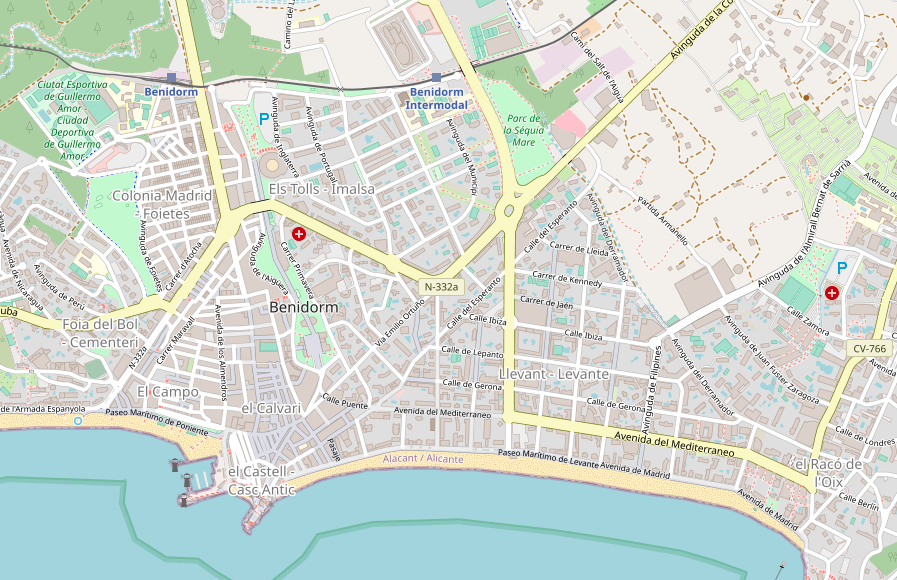
#> input picture examples/sample_background.png, 897 x 580 px
$ python simulation.py
#> lines starting #> are read from the running program, lines starting #| are printed output that depends on the picture
### heatmap/heatmap_generator.py
"""
Heatmap Generator Module

This module provides functionality for generating heatmaps using Kernel Density
Estimation (KDE) with a quartic kernel. It supports both point cloud data and
JSON-based coordinate input.
"""

import json
import logging
import math
from typing import List, Tuple, Union

import matplotlib.pyplot as plt
import numpy as np
from numpy.typing import NDArray

# Get logger for this module
logger = logging.getLogger(__name__)


# [37 lines left out: function get_coordinates, not called in this run]


def kde_quartic(distance: float, bandwidth: float) -> float:
    """
    Calculate intensity using quartic kernel for Kernel Density Estimation.

    The quartic kernel is defined as: K(u) = (1 - u^2)^2 for |u| <= 1

    Args:
        distance: Distance from the point
        bandwidth: Bandwidth parameter (smoothing parameter)

    Returns:
        Kernel density value
    """
    normalized_distance = distance / bandwidth
    kernel_value = (1 - normalized_distance ** 2) ** 2
    return kernel_value


def create_meshgrid(
    x: Union[List[float], NDArray],
    y: Union[List[float], NDArray],
    grid_size: float,
    bandwidth: float
) -> Tuple[NDArray, NDArray, NDArray, NDArray]:
    """
    Generate a meshgrid for heatmap calculation.

    Args:
        x: X coordinates of data points
        y: Y coordinates of data points
        grid_size: Size of grid cells
        bandwidth: Bandwidth parameter for extending grid boundaries

    Returns:
        Tuple of (xc, yc, x_mesh, y_mesh) where:
            - xc, yc: Center coordinates of grid cells
            - x_mesh, y_mesh: Meshgrid arrays
    """
    x_min = min(x)
    x_max = max(x)
    y_min = min(y)
    y_max = max(y)

    x_grid = np.arange(x_min - bandwidth, x_max + bandwidth, grid_size)
    y_grid = np.arange(y_min - bandwidth, y_max + bandwidth, grid_size)
    x_mesh, y_mesh = np.meshgrid(x_grid, y_grid)

    xc = x_mesh + (grid_size / 2)
    yc = y_mesh + (grid_size / 2)

    return xc, yc, x_mesh, y_mesh


def calculate_intensity(
    x: Union[List[float], NDArray],
    y: Union[List[float], NDArray],
    xc: NDArray,
    yc: NDArray,
    bandwidth: float
) -> NDArray:
    """
    Calculate intensity values for heatmap using KDE.

    Args:
        x: X coordinates of data points
        y: Y coordinates of data points
        xc: X coordinates of grid cell centers
        yc: Y coordinates of grid cell centers
        bandwidth: Bandwidth parameter for KDE

    Returns:
        2D numpy array of intensity values
    """
#> called with x = array of shape (100,), y = array of shape (100,), xc = array of shape (12, 12), yc = array of shape (12, 12), bandwidth = 10
    intensity_list = []

    for j in range(len(xc)):
        intensity_row = []
        for k in range(len(xc[0])):
            kde_values = []

            for i in range(len(x)):
                # Calculate Euclidean distance
                distance = math.sqrt((xc[j][k] - x[i]) ** 2 + (yc[j][k] - y[i]) ** 2)

                if distance <= bandwidth:
                    kde_value = kde_quartic(distance, bandwidth)
                else:
                    kde_value = 0

                kde_values.append(kde_value)

            # Sum all intensity values for this grid cell
            total_intensity = sum(kde_values)
            intensity_row.append(total_intensity)

        intensity_list.append(intensity_row)

    intensity = np.array(intensity_list)
    logger.info(f"Calculated intensity matrix of shape {intensity.shape}")

    return intensity


def normalize_alpha(intensity: NDArray) -> NDArray:
    """
    Normalize intensity values to [0, 1] range for alpha channel.

    Args:
        intensity: 2D array of intensity values

    Returns:
        Normalized intensity values
    """
    if intensity.max() == intensity.min():
        logger.warning("Constant intensity values detected, returning zeros")
        return np.zeros_like(intensity)

    normalized = (intensity - intensity.min()) / (intensity.max() - intensity.min())
    return normalized


def save_heatmap(
    output_path: str,
    x_mesh: NDArray,
    y_mesh: NDArray,
    intensity: NDArray,
    alpha: NDArray,
    colormap: str = 'jet',
    interpolation: str = 'gaussian'
) -> None:
    """
    Save heatmap visualization to file.

    Args:
        output_path: Path to save the heatmap image
        x_mesh: X coordinates meshgrid
        y_mesh: Y coordinates meshgrid
        intensity: Intensity values
        alpha: Alpha channel values
        colormap: Matplotlib colormap name (default: 'jet')
        interpolation: Interpolation method (default: 'gaussian')
    """
#> called with output_path = 'output/frame0.png', x_mesh = array of shape (12, 12), y_mesh = array of shape (12, 12), intensity = array of shape (12, 12), alpha = array of shape (12, 12), colormap = 'jet', interpolation = 'gaussian'
    fig, ax = plt.subplots()

    ax.imshow(intensity, cmap=colormap, interpolation=interpolation, alpha=alpha)
    ax.set_xlim(0, len(x_mesh))
    ax.set_ylim(0, len(y_mesh))
    ax.axis('off')
    ax.set_aspect('equal')

    # Remove white border
    fig.subplots_adjust(left=0, right=1, bottom=0, top=1)
    fig.savefig(output_path, transparent=True)
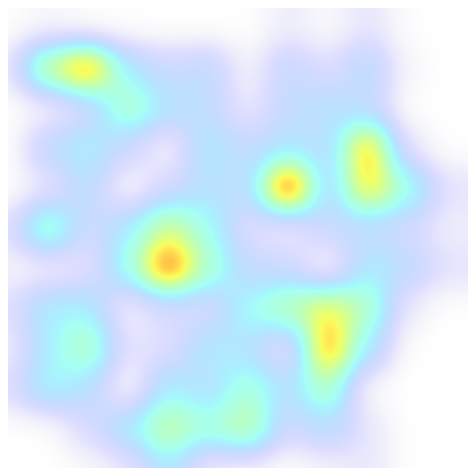
#> figure drawn by matplotlib, 1 panel
    plt.close(fig)

    logger.info(f"Heatmap saved to {output_path}")


# [24 lines left out: function create_heatmap, not called in this run]


def create_heatmap_from_points(
    output_path: str,
    x: Union[List[float], NDArray],
    y: Union[List[float], NDArray],
    grid_size: float = 10.0,
    bandwidth: float = 10.0,
    colormap: str = 'jet',
    interpolation: str = 'gaussian'
) -> None:
    """
    Create a heatmap from point cloud data.

    Args:
        output_path: Path to save the output heatmap image
        x: X coordinates of data points
        y: Y coordinates of data points
        grid_size: Size of grid cells (default: 10.0)
        bandwidth: Bandwidth parameter for KDE (default: 10.0)
        colormap: Matplotlib colormap name (default: 'jet')
        interpolation: Interpolation method (default: 'gaussian')
    """
    xc, yc, x_mesh, y_mesh = create_meshgrid(x, y, grid_size, bandwidth)
    intensity = calculate_intensity(x, y, xc, yc, bandwidth)
    alpha = normalize_alpha(intensity)
    save_heatmap(output_path, x_mesh, y_mesh, intensity, alpha, colormap, interpolation)

### animation/images.py
"""
Image Manipulation Module

This module provides functionality for overlaying images, useful for
compositing heatmaps onto background maps.
"""

import logging
from typing import Optional, Tuple
from PIL import Image

logger = logging.getLogger(__name__)


def overlay_images(
    background_path: str,
    overlay_path: str,
    output_path: str,
    crop_box: Optional[Tuple[int, int, int, int]] = None
) -> None:
    """
    Overlay a transparent image onto a background image.

    Args:
        background_path: Path to the background image
        overlay_path: Path to the overlay image (should have transparency)
        output_path: Path to save the composite image
        crop_box: Optional tuple (left, top, right, bottom) for cropping the result.
                 If None, uses default crop (80, 22, 540, 480)

    Raises:
        FileNotFoundError: If input images do not exist
        IOError: If there's an error reading or writing images
    """
#> called with background_path = 'examples/sample_background.png', overlay_path = 'output/frame0.png', output_path = 'output/frame0.png'
    try:
        with Image.open(background_path) as background:
#> background is the input picture: PIL image 897x580 RGBA; mean R, G, B, A 209.5, 218.5, 210.7, 255
            with Image.open(overlay_path) as overlay:
                # Create a copy to avoid modifying the original
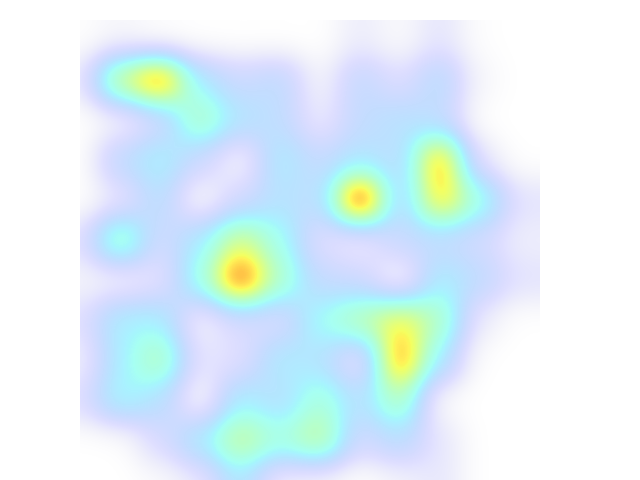
#> overlay: PIL image 640x480 RGBA; mean R, G, B, A 100, 159.3, 232.6, 38.6; transparent parts drawn white
                composite = background.copy()
                composite.paste(overlay, mask=overlay)
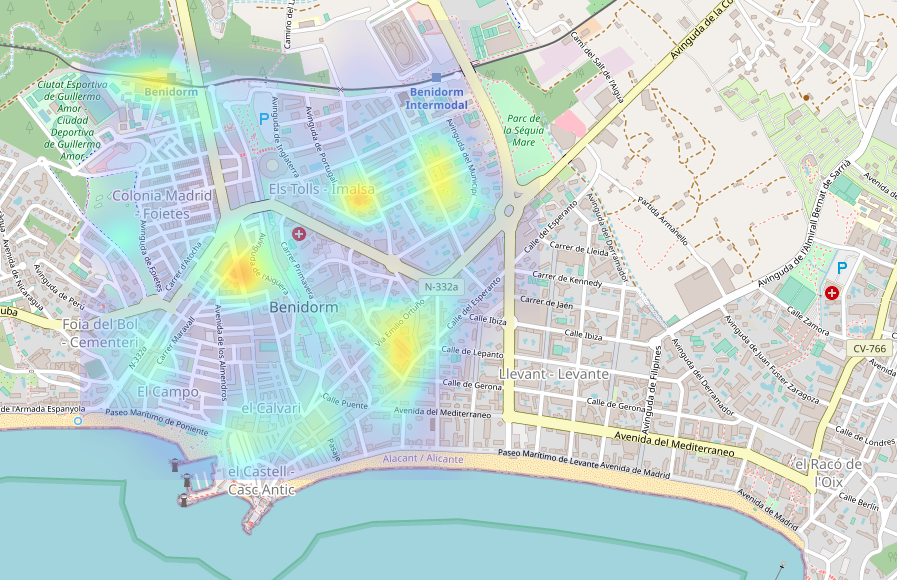
#> composite: PIL image 897x580 RGBA; mean R, G, B, A 193.7, 213.8, 210.6, 239.6; transparent parts drawn white

                # Apply cropping if specified
                if crop_box is None:
                    crop_box = (80, 22, 540, 480)  # Default crop box

                cropped = composite.crop(crop_box)
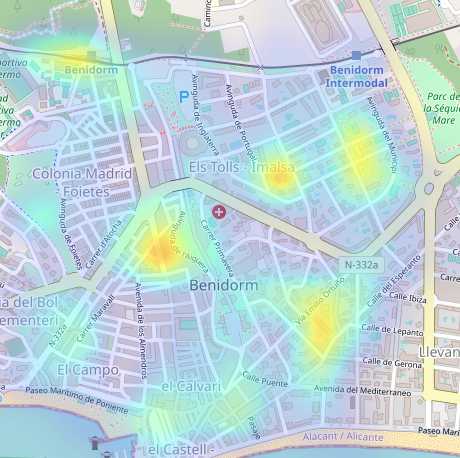
#> cropped: PIL image 460x458 RGBA; mean R, G, B, A 176, 207, 207.8, 217; transparent parts drawn white
#> (the run stopped early here; a loop or call above may not have finished)
